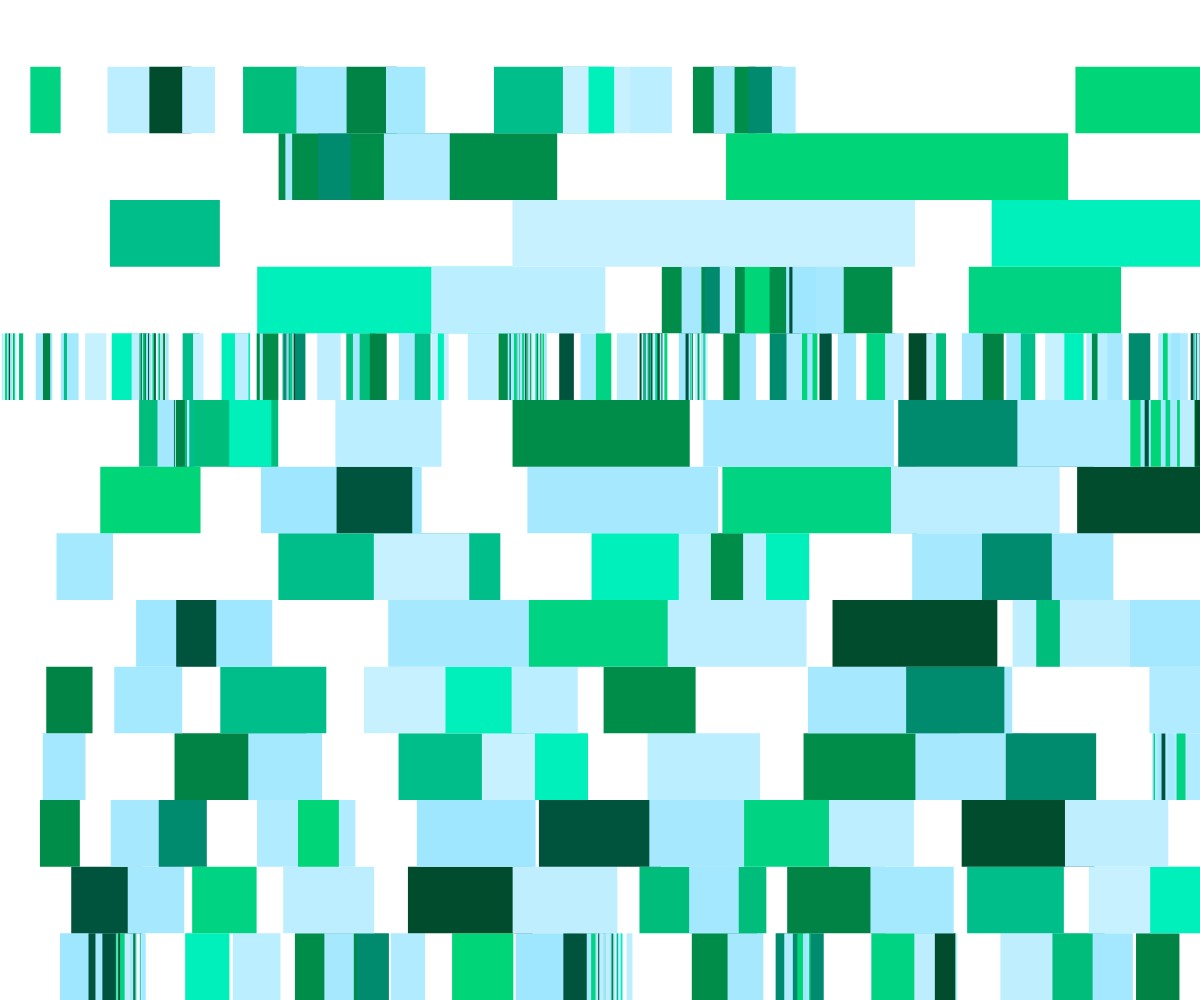
Frame 1 (no input)
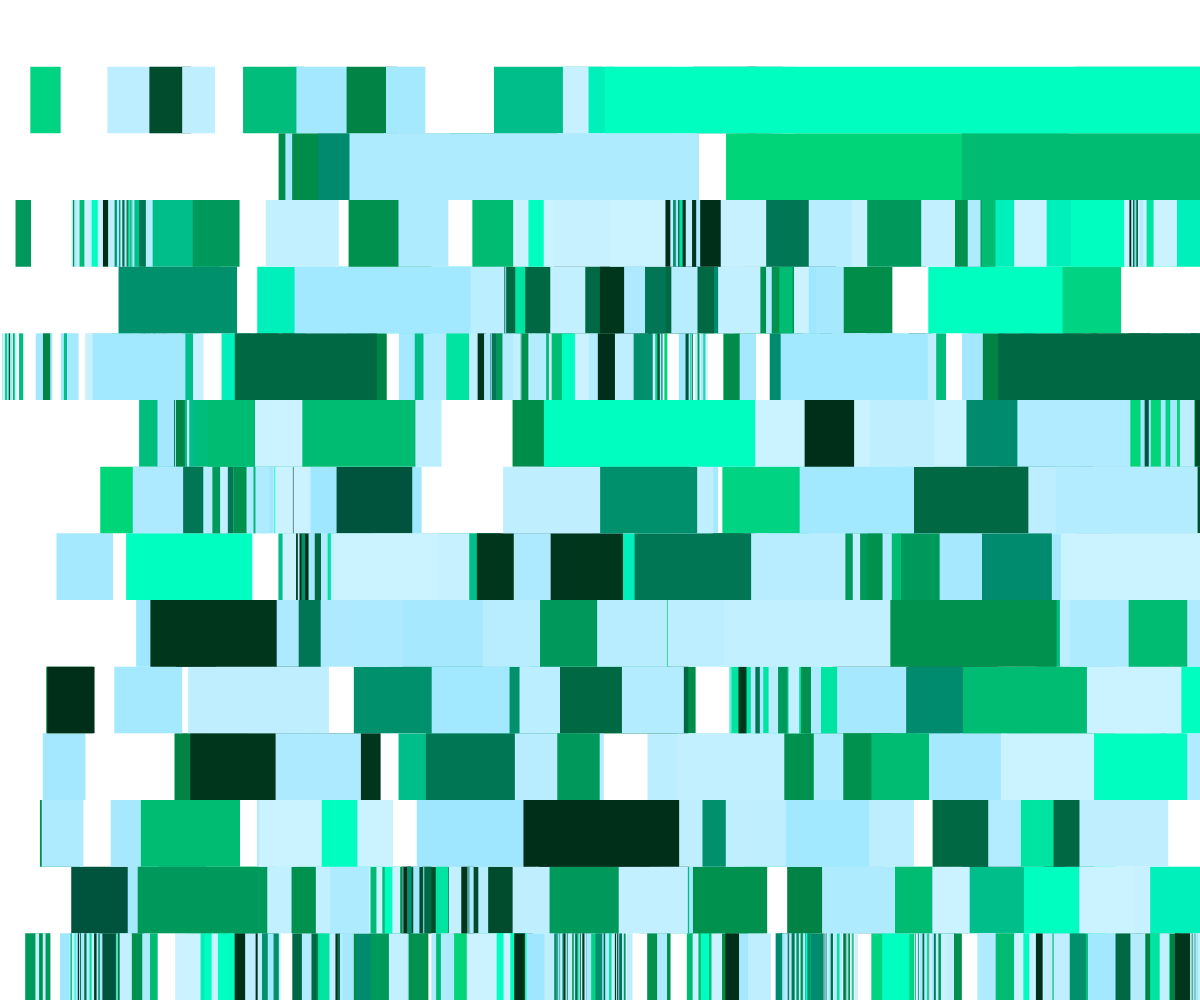
Frame 2 (the mouse pressed at the canvas centre, redrawn once)

The p5.js sketch that drew these frames (run headless with seeded random() and noise() and a simulated clock; the mouse was pressed at the canvas centre and the sketch redrawn once):

// p5.js sketch
// ── sketch.js
'use strict'
//setting up the values needed to create the color array
var colorCount = 20,
    hueValues = [],
    saturationValues = [],
    brightnessValues = [];

//this value can be used in order to control the randomness
var actRandomSeed = 0;

function setup(){
  createCanvas(windowWidth,windowHeight);
  colorMode(HSB,360,100,100,100);
  noStroke();
}

function draw(){
  noLoop();

  // to be edited
  // create the pallete of colours (will use 2 different primary colours and different shades)
  for(var i=0; i<=colorCount; i++){
    if(i%2 === 0){
    hueValues[i] = random(150,170);
    saturationValues[i] = 100;
    brightnessValues[i] = random(15, 100);
    }
    else{
      hueValues[i] = 195;
      saturationValues[i] = random(20,40);
      brightnessValues[i] = 100;
    }
  }

  // ------ area tiling ------
  // count tiles
  var counter = 0;
  // row count and row height
  // var rowCount = int(random(5, 30));

  var rowCount = 15; 
  var rowHeight = height / rowCount;

  // seperate each line in parts
  for (var i = rowCount; i >= 0; i--) {
    // how many fragments
    var partCount = i + 1;
    var parts = [];

    for (var ii = 0; ii < partCount; ii++) {
      // sub fragments or not?
      if (random() < 0.075) {
        // take care of big values
        var fragments = int(random(2, 20));
        partCount = partCount + fragments;
        for (var iii = 0; iii < fragments; iii++) {
          parts.push(random(2));
        }
      } else {
        parts.push(random(2, 20));
      }
    }

    // add all subparts
    var sumPartsTotal = 0;
    for (var ii = 0; ii < partCount; ii++) {
      sumPartsTotal += parts[ii];
    }

    // draw rects
    var sumPartsNow = 0;
    for (var ii = 0; ii < parts.length; ii++) {
      sumPartsNow += parts[ii];

      var x = map(sumPartsNow, 0, sumPartsTotal, 0, width);
      var y = rowHeight * i;
      var w = -map(parts[ii], 0, sumPartsTotal, 0, width);
      var h = rowHeight;

      var index = counter % colorCount;
      var col = color(hueValues[index], saturationValues[index], brightnessValues[index]);
      fill(col);
      rect(x, y, w, h);

      counter++;
    }
  }

}
